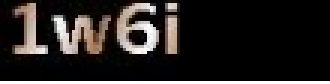
#> input picture img_test/1w6i.png, 110 x 28 px (shown 3 times larger); the run also reads 1 picture not shown here
$ jupyter execute --allow-errors template_matching_improved.ipynb
#> lines starting #> are read from the running program, lines starting #| are printed output that depends on the picture; after the words box and inside, x2 and y2 are one past the last pixel; in counts of white or black regions, pixels touching at a corner belong together
[cell 1]
import os
import cv2
import numpy as np
from matplotlib import pyplot as plt
from __future__ import print_function
from ipywidgets import interact, interactive, fixed, interact_manual
import ipywidgets as widgets

[cell 2]
DIR_SYMBOLS = './symbols_4'
DIR_IMAGES = './img_test'
DIR_TMP = './tmp'
DEFAULT_TEMPLATE_MATCHING_THRESHOLD = 0.8
THR = 160
OFFSET_PIXELS = 2

[cell 3]
# Template Class
class Template:
    def __init__(
        self,
        image_path,
        label,
        color,
        matching_threshold=DEFAULT_TEMPLATE_MATCHING_THRESHOLD
    ):
#> called with image_path = './symbols_4/0_0.png', label = '0', color = (0, 0, 255), matching_threshold = 0.8
        self.image_path = image_path
        self.label = label
        self.color = color
        self.template = cv2.imread(image_path)
        self.template_height, self.template_width = self.template.shape[:2]
#> self.template_height = 27; self.template_width = 16
#> the sliders are set to symbol = 0
        self.matching_threshold = matching_threshold

[cell 4]
# Read all symbol images
symbols_templates = []
for ifile in os.listdir(DIR_SYMBOLS):
    if ifile.endswith(".png"):
        path = os.path.join(DIR_SYMBOLS, ifile)
        l_, _ = os.path.splitext(ifile)
        label = l_[0]
        t_ = Template(
            image_path=path,
            label=label,
            color=(0,0,255)
        )
        symbols_templates.append(t_)

[cell 5]
s_d = {s_.label: s_ for s_ in (symbols_templates)}
s_ = sorted(s_d.keys())

[cell 6]
@interact(symbol=s_)
def show_symbol(symbol):
#> called with symbol = '0'
    print(f"Label = {symbol}")
    template = s_d[symbol].template
    print(f"Dim = {template.shape[1]} x {template.shape[0]}")
    plt.imshow(template[:,:,::-1])
    plt.show()
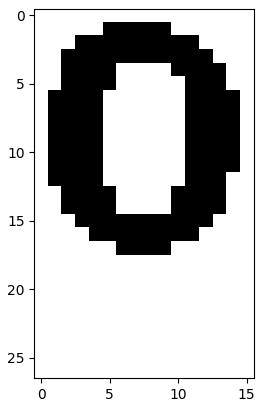
#> figure drawn by matplotlib, 1 panel

[cell 7]
# TEST = 'captcha_78.png'
# TEST = 'captcha_83.png'
# TEST = 'captcha_19.png'
TEST = '1w6i.png'
filename, extension = os.path.splitext(TEST)
test_path = os.path.join(DIR_IMAGES, TEST)

[cell 8]
img = cv2.imread(test_path)
#> img is the input picture: shape (28, 110, 3); mean B, G, R 34.3, 36.1, 39.7
gray = cv2.cvtColor(img, cv2.COLOR_BGR2GRAY)
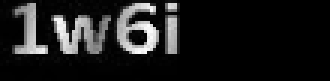
#> gray: shape (28, 110) (shown 3 times larger); min 0, max 255, mean 37
gray_inv = cv2.bitwise_not(gray)
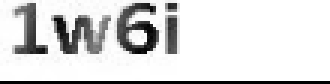
#> gray_inv: shape (28, 110) (shown 3 times larger); min 0, max 255, mean 218
_, img_thr = cv2.threshold(gray_inv, THR, 255, cv2.THRESH_BINARY)
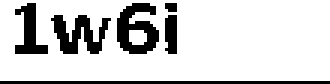
#> img_thr: shape (28, 110) (shown 3 times larger); 82.3% white; 6 black regions (1 under 20 px), largest, box (x1, y1, x2, y2) and area: (39, 1, 53, 18) 145, (17, 5, 37, 18) 137, (0, 27, 110, 28) 110, (5, 1, 16, 18) 94, (55, 5, 59, 18) 48
test_file = filename + '_bw' + extension
out_path = os.path.join(DIR_TMP, test_file)
cv2.imwrite(out_path, img_thr)
#> Out = True

[cell 9]
img_thr.shape
#> Out = (28, 110)

[cell 10]
img_g = cv2.cvtColor(img_thr, cv2.COLOR_GRAY2BGR)

[cell 11]
plt.imshow(img_g[:,:,::-1])
plt.show()

[cell 12]
img_ = cv2.imread(out_path)

[cell 13]
plt.imshow(img[:,:,::-1])
plt.show()

[cell 14]
plt.imshow(img_[:,:,::-1])
plt.show()

[cell 15]
img_.shape
#> Out = (28, 110, 3)

[cell 16]
detections = []
img_patch = img_
width = img_patch.shape[1]
#> width = 110
offset = 0
max_attempts = 20
attempts = 0

while offset < width:
    detections_ = []
    # Search template for all symbols
    for template in symbols_templates:
        try:
            template_matching = cv2.matchTemplate(
                template.template, img_patch, cv2.TM_CCOEFF_NORMED
            )
            match_locations = np.where(template_matching >= template.matching_threshold)
            for (x, y) in zip(match_locations[1], match_locations[0]):
                match = {
                    "TOP_LEFT_X": x,
                    "TOP_LEFT_Y": y,
                    "BOTTOM_RIGHT_X": x + template.template_width,
                    "BOTTOM_RIGHT_Y": y + template.template_height,
                    "MATCH_VALUE": template_matching[y, x],
                    "LABEL": template.label,
                    "COLOR": template.color
                }
                # Append to detections
                detections_.append(match)
        except cv2.error as e:
            pass

    # If no detections finish
    if len(detections_) > 0:
        # Find the first ones
        d_ = sorted(detections_, key=lambda obj: obj['TOP_LEFT_X'], reverse=False)
        # print(d_)
        fst_ = []
        fst_.append(d_[0])
        xmin = d_[0]['TOP_LEFT_X']
        xmax = (xmin + d_[0]['BOTTOM_RIGHT_X'])//2
        filtered = list(filter(lambda obj: obj['TOP_LEFT_X'] <= xmax, d_[1:]))
        fst_ = fst_ + filtered
        # Sort and select the one with highest MATCH_VALUE
        fst_sorted = sorted(fst_, key=lambda obj: obj['MATCH_VALUE'], reverse=True)
        detected = fst_sorted[0]
        # Reduce the image
        old_x = detected['BOTTOM_RIGHT_X']
        img_patch = img_patch[:,old_x+1-OFFSET_PIXELS:,:]
        # Update
        detected['TOP_LEFT_X'] = detected['TOP_LEFT_X'] + offset
        detected['BOTTOM_RIGHT_X'] = detected['BOTTOM_RIGHT_X'] + offset
        # Update offset
        offset += old_x + 1 - OFFSET_PIXELS
        detections.append(detected)
    else:
        break

    if attempts > max_attempts:
        break
    attempts += 1
#> after the loop, attempts = 0; detections = []; offset = 0

[cell 17]
detections

[cell 18]
# Draw detection box
images_with_detections = []
for detection in detections:
    i_ = img_.copy()
    cv2.rectangle(
        i_,
        (detection["TOP_LEFT_X"], detection["TOP_LEFT_Y"]),
        (detection["BOTTOM_RIGHT_X"], detection["BOTTOM_RIGHT_Y"]),
        detection["COLOR"],
        1
    )
    images_with_detections.append(i_)
#> this loop made 0 passes
#> after the loop, images_with_detections = []

#> (a cell that did not finish here is left out)

[cell 20]
d_ = [d['LABEL'] for d in detections]
#> d_ = []
print("".join(d_))
